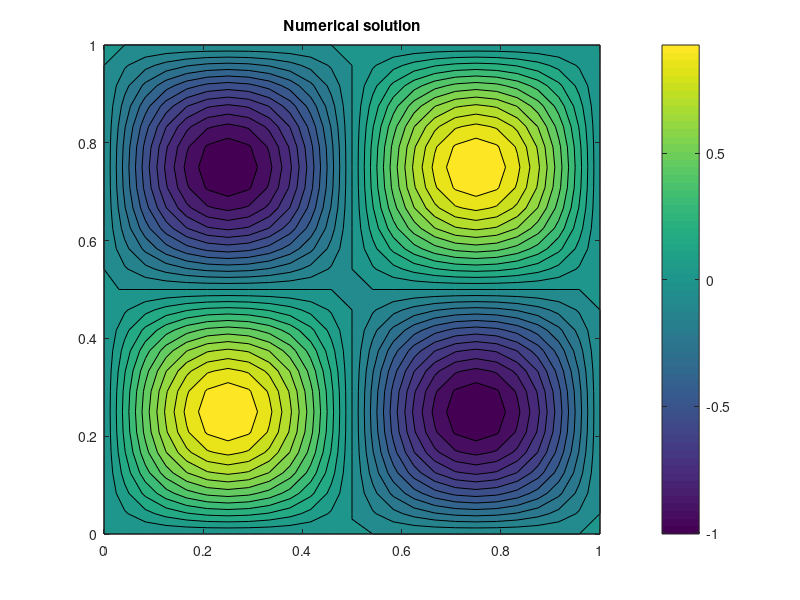
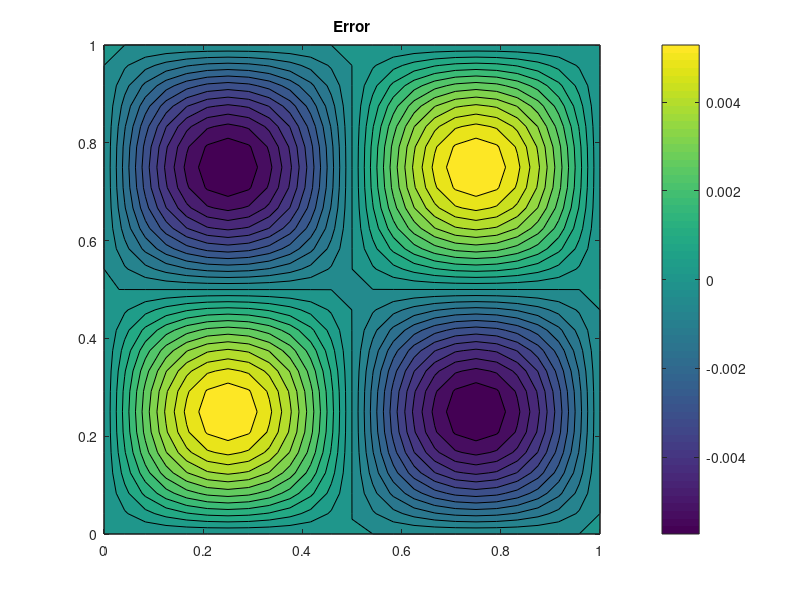

The MATLAB source for these figures, in order:
% Solve 2-D poisson equation using Gauss-Seidel method
n=25;
xmin=0; xmax=1; ymin=xmin; ymax=xmax;
h = (xmax-xmin)/(n-1); TOL=1e-6; res=TOL+1; iter=0; omg = 2/(1+sin(pi*h));
x=linspace(xmin,xmax,n);
y=linspace(ymin,ymax,n);
[X,Y]=meshgrid(x,y);
f=2*(2*pi)^2*sin(2*pi*X).*sin(2*pi*Y);
u=zeros(n,n);
while res>TOL
   res = 0; iter=iter+1;
   for i=2:n-1
      for j=2:n-1
         uold = u(i,j);
         un   = 0.25*(u(i-1,j) + u(i+1,j) + u(i,j-1) + u(i,j+1)) + ...
                0.25*h^2*f(i,j);
         u(i,j) = uold + omg*(un - uold);
         res = res + (u(i,j) - uold)^2;
       end
   end
   res = sqrt(res / n^2);
   fprintf(1,'Iter=%d,  residue=%e\n',iter,res);
end
figure(1); contourf(X,Y,u,25); title('Numerical solution'); colorbar;
% Exact solution
ue=sin(2*pi*X).*sin(2*pi*Y);
figure(2); contourf(X,Y,u-ue,25); title('Error'); colorbar;
